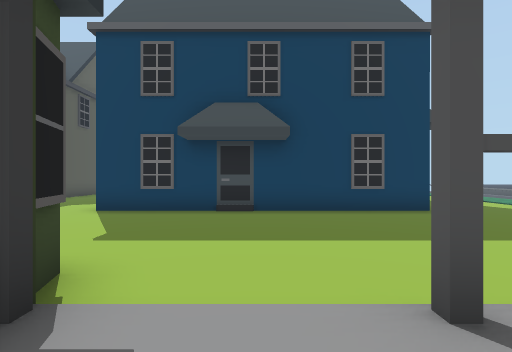
view 1 (above)

24 first-person views from a walk through a scene from a Unity 3-D project. The camera is 1.5 m above the floor, looks level and sees 80° across. The floor is counted in squares, 2 m on a side. Each view is taken from the middle of a square. On the plan, view 1 faces up. The plan holds only what a view shows up to about 10 squares ahead; the rest is blank. The place goes on beyond the plan. Some surface patterns are stand-ins.

view 2
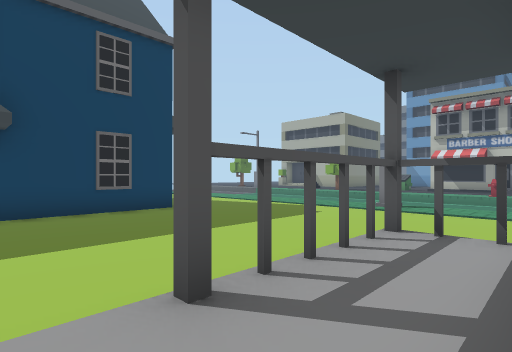

view 3
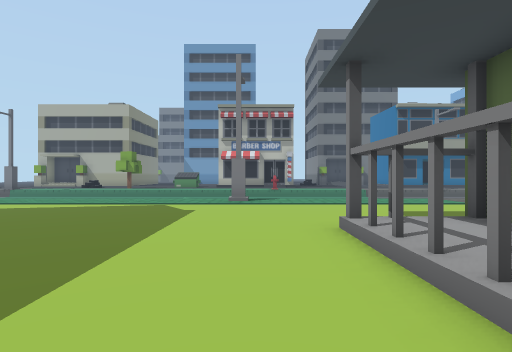

view 4
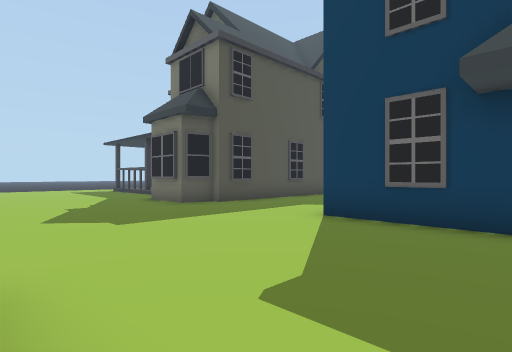

view 5
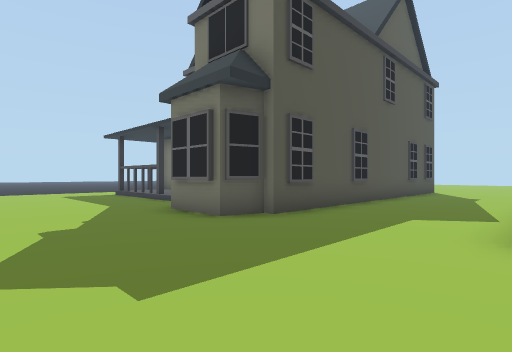

view 6
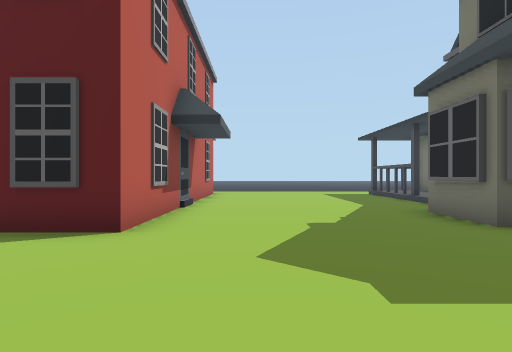

view 7
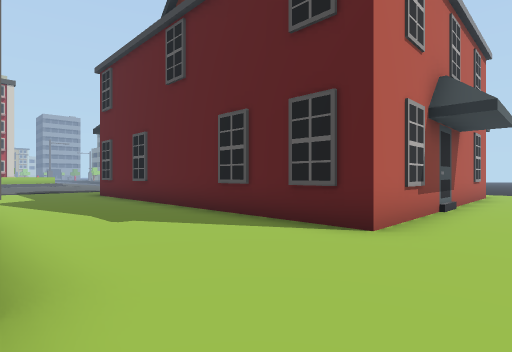

view 8
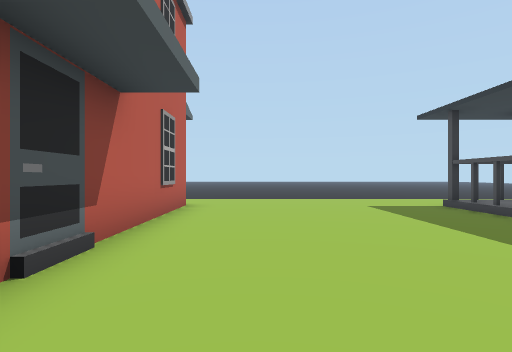

view 9
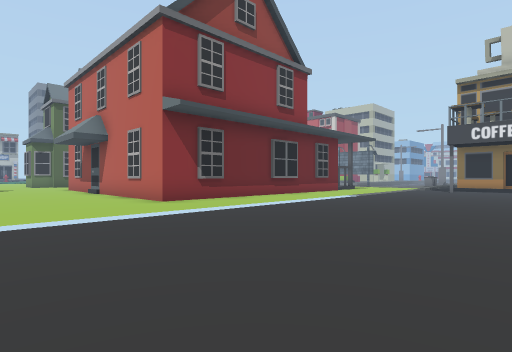

view 10
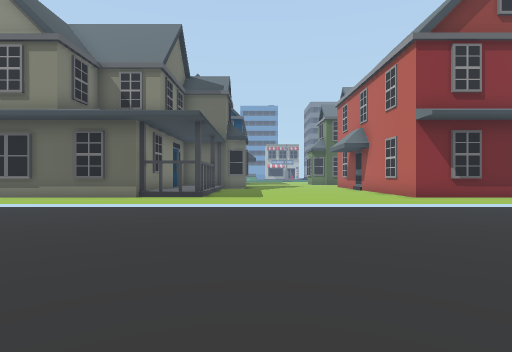

view 11
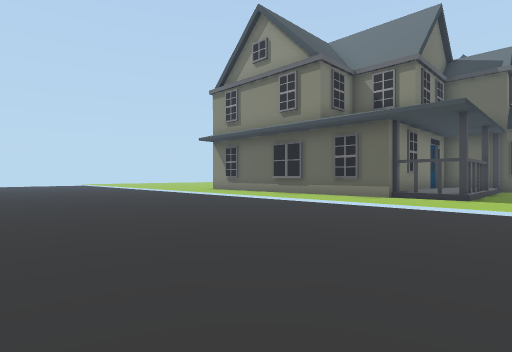

view 12
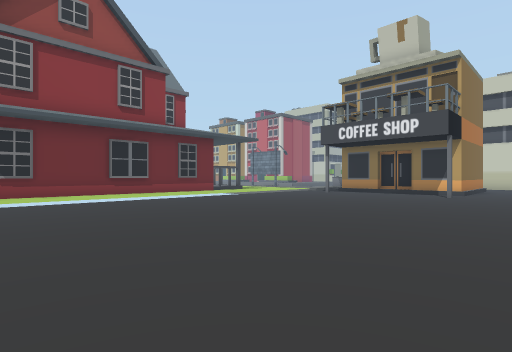

view 13
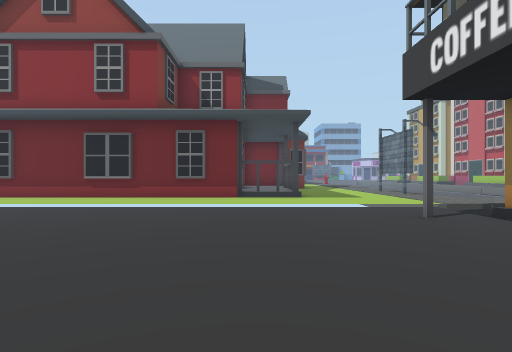

view 14
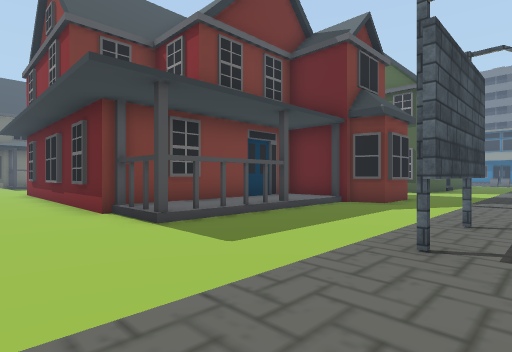

view 15
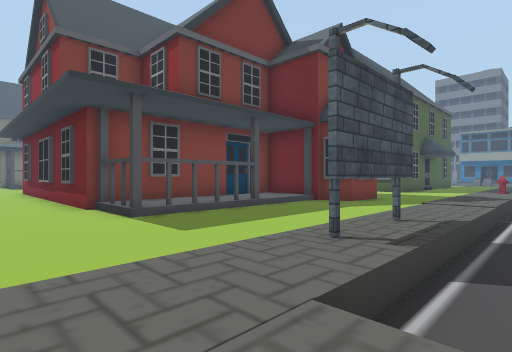

view 16
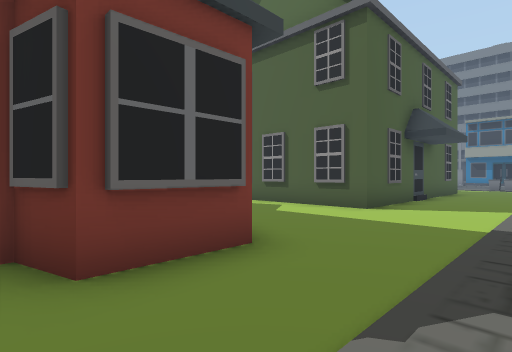

view 17
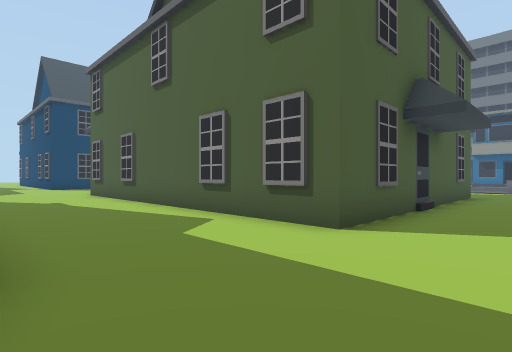

view 18
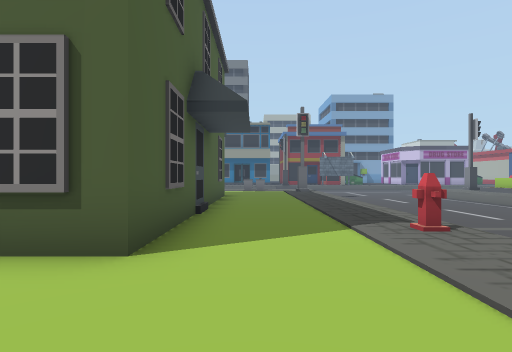

view 19
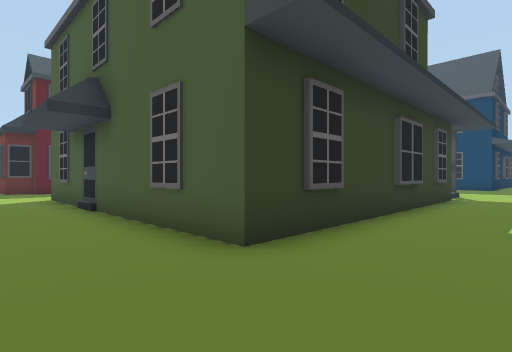

view 20
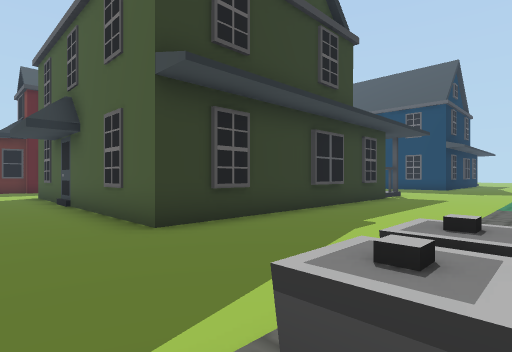

view 21
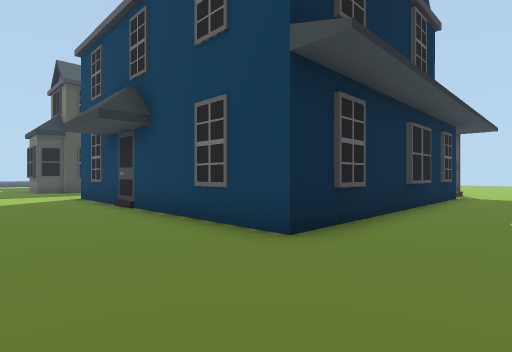

view 22
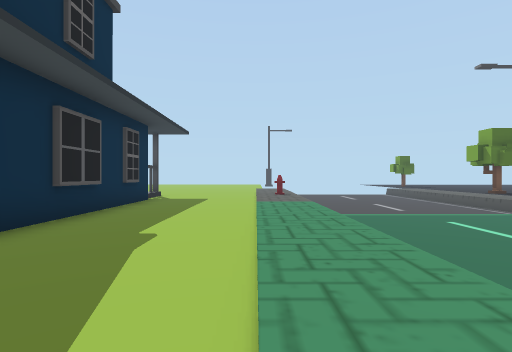

view 23
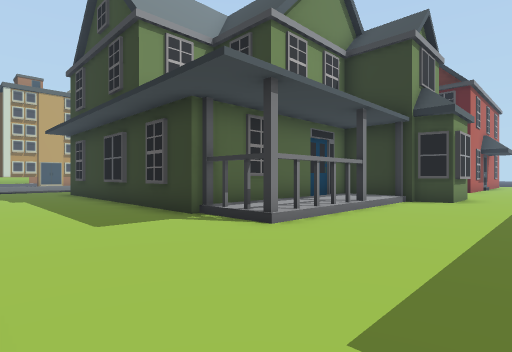

view 24
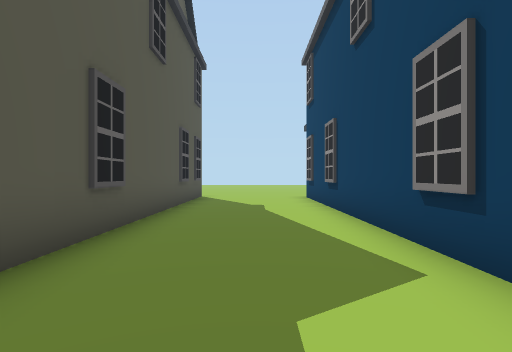

### Floor plan
Key: @ floor where view 1 was taken; # wall or solid block; x gap in a wall; . main floor; : floor 0.25 m higher than the main floor; - floor 0.25 m lower than the main floor; / step, stairs or slope; ^ raised ledge; v drop or lower ground.
Columns run from 28 left of view 1 to 10 right of it. Each row starts with its distance up from view 1.
 18    ---              #...#
 17    ----             #...#       x.....
 16    -----            #...#       #.....v
 15    ------  #        #...#       #.....v
 14    ------/.#        #...#       #.....v
 13    ------/.#        #...#       #.....v
 12   -------/.#        #...#       #.....v
 11   -------/.###      #...#       #.....v
 10   -------/..#:      #...#       #.....v
  9   -------/..##x::  ##...#       #.....v
  8   -------/........##....#########.....
  7   -------/............................
  6    ------/............................
  5     -----/............................
  4     -----/............................
  3     -----/...............##..........#
  2 ---------/.##########...  #//####.....
  1 ---------/.#        #...###:::::#.....
  0 ---------/.#        #...# ##@####.....
 -1 ---------/.#        #...#  ###  #.....
 -2 ---------/.#        #...#       #.....
 -3 ---------/.#        #...#       #.....
 -4  --------/.#        #...#       #....
 -5  --------/.#        #...#       #....
 -6  --------/.#######  #...#       #...
 -7  --------/..#::::#   ...#       #...
 -8  --------/..#x#::##  ...#       #...
 -9  --------/........##....#########.....
-10  --  ---#/...........................^
-11       ---/............................
-12        #-/...##..........#......
-13          /.vvvvvvvvvvvv vvvvvvvv
-14          /.vvvv           vvv v

Where each view was taken, in squares from view 1:
view 1: 0 up, 0 right, facing up
view 2: 0 up, 0 right, facing up-right
view 3: 3 up, 0 right, facing right
view 4: 3 up, 1 left, facing up-left
view 5: 4 up, 4 left, facing up-left
view 6: 4 up, 4 left, facing left
view 7: 4 up, 4 left, facing down-left
view 8: 4 up, 9 left, facing left
view 9: 6 up, 24 left, facing down-right
view 10: 7 up, 26 left, facing right
view 11: 7 up, 26 left, facing up-right
view 12: 2 up, 28 left, facing down-right
view 13: 7 down, 26 left, facing right
view 14: 13 down, 19 left, facing up-right
view 15: 14 down, 19 left, facing up-right
view 16: 12 down, 11 left, facing up-right
view 17: 11 down, 8 left, facing up-right
view 18: 10 down, 7 left, facing right
view 19: 11 down, 7 right, facing up-left
view 20: 11 down, 9 right, facing up-left
view 21: 5 up, 7 right, facing up-left
view 22: 7 up, 8 right, facing up
view 23: 5 up, 8 right, facing down-left
view 24: 8 up, 6 left, facing up
